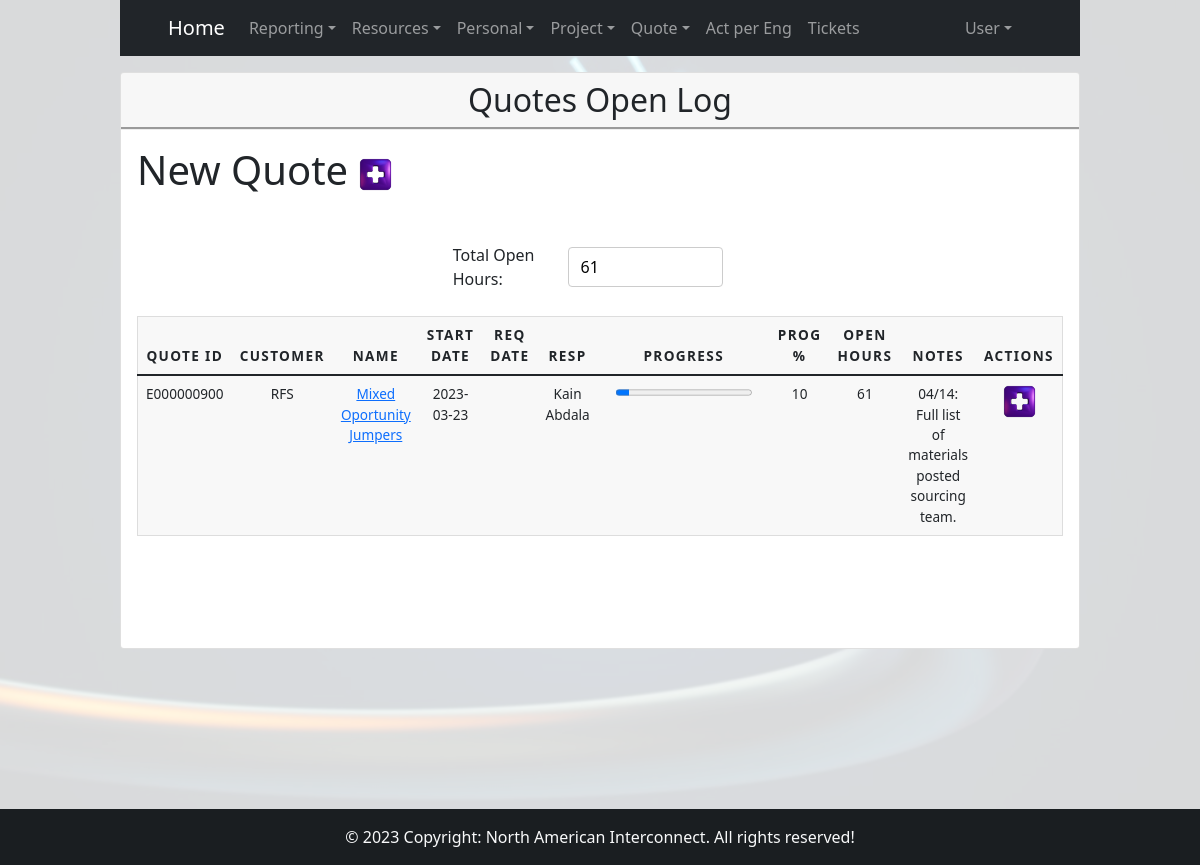
The app's page /cotizacion_log.php (signed in) with its own data.
### tables this page shows
CREATE TABLE `cotizacion` (
  `idCotizacion` int(11) NOT NULL,
  `quoteID` varchar(50) NOT NULL,
  `idCliente` int(11) NOT NULL,
  `nombre` varchar(50) NOT NULL,
  `descripcion` text DEFAULT NULL,
  `customerProject` varchar(50) DEFAULT NULL,
  `idTipoCotizacion` int(11) NOT NULL,
  `ventasPotenciales` varchar(50) DEFAULT NULL,
  `idClienteContacto` int(11) DEFAULT NULL,
  `idResponsable` int(11) NOT NULL,
  `idRepreVentas` int(11) DEFAULT NULL,
  `uniqueFG` int(11) NOT NULL DEFAULT 0,
  `lineItems` int(11) DEFAULT NULL,
  `BOMType` int(11) DEFAULT NULL,
  `overallComplet` decimal(10,3) NOT NULL DEFAULT 0.000,
  `idStatus` int(11) NOT NULL,
  `notas` text DEFAULT NULL,
  `fechaInicio` datetime DEFAULT NULL,
  `fechaLanzamiento` datetime DEFAULT NULL,
  `fechaReqCliente` datetime DEFAULT NULL,
  `consolidatedEAU` varchar(50) DEFAULT NULL,
  `fechaCrea` datetime NOT NULL DEFAULT current_timestamp(),
  `awarded` tinyint(1) DEFAULT 0,
  `dateBDM` datetime DEFAULT NULL,
  `dateAwarded` datetime DEFAULT NULL,
  `consOTC` tinyint(1) DEFAULT NULL,
  `sourcMatStartDate` datetime DEFAULT NULL,
  `sourcMatEndDate` datetime DEFAULT NULL
);

CREATE TABLE `cliente` (
  `idCliente` int(11) NOT NULL,
  `nombreCliente` varchar(50) NOT NULL,
  `fechaCrea` datetime NOT NULL DEFAULT current_timestamp(),
  `comentarios` text DEFAULT NULL
);

CREATE TABLE `empleado` (
  `idEmpleado` int(11) NOT NULL,
  `numEmpleado` varchar(10) NOT NULL,
  `nombre` varchar(50) NOT NULL,
  `fechaCrea` datetime NOT NULL DEFAULT current_timestamp(),
  `correo` varchar(30) NOT NULL,
  `celular` varchar(10) DEFAULT NULL,
  `activo` tinyint(1) NOT NULL,
  `notas` text DEFAULT NULL,
  `idPuesto` int(11) NOT NULL,
  `idDepartamento` int(11) NOT NULL,
  `asignableAct` tinyint(1) DEFAULT NULL,
  `asignableAsResp` tinyint(4) DEFAULT NULL
);

### cotizacion_log.php (the view, shortened to what this page needs)
<?php
  include "inc/conexion.php";
  include "inc/headerBoostrap.php";
  if (isset($_SESSION["usuarioNombre"])) {
  ?>
  <?php
      $stmt = $dbh->prepare("SELECT cotizacion.idCotizacion, cotizacion.quoteID, cotizacion.nombre AS pnombre, date(cotizacion.fechaInicio) AS fechaInicio, cliente.nombreCliente AS cNombre,
                                    date(cotizacion.fechaReqCliente) AS fechaReqCliente,
                                    (SELECT cotizacion_notas.nota FROM cotizacion_notas WHERE cotizacion_notas.idCotizacion = cotizacion.idCotizacion ORDER BY cotizacion_notas.idCotizacionNota DESC LIMIT 1) AS nota, cotizacion.overallComplet, empleado.nombre AS resp,
                                TRUNCATE((IFNULL(tipocotizacion.horas,0) + IFNULL((SELECT tipocotizacion.horas
                                    FROM tipocotizacion
                                    WHERE idTipoCotizacion = cotizacion.BOMType),0)) * (1 - overallComplet),2) AS horasTotales
                            FROM cotizacion
                            LEFT JOIN cotizacion_notas
                            ON cotizacion_notas.idCotizacion = cotizacion.idCotizacion
                            INNER JOIN cliente
                            ON cotizacion.idCliente = cliente.idCliente
                            INNER JOIN tipocotizacion
                            ON cotizacion.idTipoCotizacion = tipocotizacion.idTipoCotizacion
                            INNER JOIN cotizacion_categoria
                            ON tipocotizacion.idCotizacionCategoria = cotizacion_categoria.idCotizacionCategoria
                            INNER JOIN complejidad
                            ON tipocotizacion.idCotizacionVolumen = complejidad.idComplejidad
                            INNER JOIN status
                            ON cotizacion.idStatus = status.idStatus
                            INNER JOIN empleado
                            ON cotizacion.idResponsable = empleado.idEmpleado
                            WHERE cotizacion.idStatus <> 5 AND cotizacion.idStatus <> 7 AND cotizacion.idStatus <> 6
                            GROUP BY cotizacion.idCotizacion, cotizacion.quoteID, cotizacion.nombre, DATE(cotizacion.fechaReqCliente)
                            ORDER BY fechaReqCliente ASC");
        $stmt->execute();
        $stmtOpenHours = $dbh->prepare("SELECT SUM(TRUNCATE((IFNULL(tipocotizacion.horas,0) + IFNULL((SELECT tipocotizacion.horas
                                                FROM tipocotizacion
                                                WHERE idTipoCotizacion = cotizacion.BOMType),0)) * (1 - overallComplet),2)) AS OpenHours
                                        FROM cotizacion
                                        INNER JOIN tipocotizacion
                                        ON cotizacion.idTipoCotizacion = tipocotizacion.idTipoCotizacion
                                        INNER JOIN status
                                        ON cotizacion.idStatus = status.idStatus
                                        WHERE cotizacion.idStatus <> 5 AND cotizacion.idStatus <> 7 AND cotizacion.idStatus <> 6");
          $stmtOpenHours->execute();
          $resultadoOpen = $stmtOpenHours->fetch();
  }
?>
<!DOCTYPE html>
<div class="card mt-3 mb-3">
    <h2 class="card-header text-center ">Quotes Open Log</h2>
    <div class="card-body">
        <div class="row">
            <div class="row">
                <div class="inline-container align-items-center">
                    <h1 style="margin-right: 10px;">New Quote</h1>
                    <a href='cotizacion_alta.php'>
                        <div class='icon-container'>
                            <div class='plus-icon'></div>
                        </div>
                    </a>
                </div>
            </div>
            <div class="row mb-4">
                <div class="flex-container">
                    <div class="inline-container" style="width: 30%;">
                        <label for="openHours" style="width:80%;">Total Open Hours:</label>
                        <input type="text" id="openHours" name="openHours" value="<?php echo round($resultadoOpen->OpenHours,0); ?>" readonly>
                    </div>
                </div>
            </div>
        </div>
        <div class="col-12">
          <table id="quoteOpenTable" class="table">
              <thead>
                  <tr>
                      <th>Quote ID</th>
                      <th>Customer</th>
                      <th>Name</th>
                      <th>Start Date</th>
                      <th>Req Date</th>
                      <th>Resp</th>
                      <th>Progress</th>
                      <th>Prog %</th>
                      <th>Open Hours</th>
                      <th>Notes</th>
                      <th>Actions</th>
                  </tr>
              </thead>
          <?php
              $data = array();
              $currentQuoteID = "";
              while ($resultado = $stmt->fetch()) {
                    $data[] = $resultado;
              }
              foreach ($data as $value) {
                  if ($value->idCotizacion != $currentQuoteID) {
                      echo "<tr id='" . $value->idCotizacion . "'>";
                      echo "<td>" . $value->quoteID . "</td>";
                      echo "<td>" . $value->cNombre . "</td>";
                      echo "<td><a href='/cotizacion_detalle.php?id=".$value->idCotizacion."&back=cotizacion_log' style='a:visited {color:#00FF00}'>" . $value->pnombre . "</a></td>";
                      $currentQuoteID = $value->quoteID;
                      echo "<td>" . $value->fechaInicio . "</td>";
                      echo "<td>" . $value->fechaReqCliente . "</td>";
                      echo "<td>" . $value->resp . "</td>";
                      echo "<td><progress Style='margin-left: 10px; margin-right: 10px;' id='file' value='" . $value->overallComplet * 100 . "' max='100'> $value->overallComplet% </progress></td>";
                      echo "<td><span class='editSpan progressNumberDisplay' id='progressNumberDisplay'>" . $value->overallComplet * 100 . "</span>";
                      echo "<input class='editInput progressNumber' type='number' name='progressNumber' id='progressNumber' value='" . $value->overallComplet * 100 . "' style='display: none;' min='0' max='100'></td>";
                      echo "<td id='openLineHours'>" . round($value->horasTotales,0) . "</td>";
                      echo "<td><span class='editSpan nota'>" . $value->nota . "</span>";
                      echo "<input class='editInput nota' type='text' name='nota' value='" . $value->nota . "' style='display: none;'></td>";
                      echo "<td>
                                <div class='' style='display: flex; justify-content: space-evenly;'>
                                    <a class='editBtn' href='#' onclick='editMode(this)'>
                                        <div class='icon-container'>
                                            <div class='plus-icon'></div>
                                        </div>
                                    </a>
                                    <a class='guardarBtn' href='#' onclick='insertarCotizacionNota(this)' style='display: none;'>
                                        <div class='icon-container'>
                                            <div class='plus-icon-green'></div>
                                        </div>
                                    </a>
                                    <a class='deleteBtn' href='#' onclick='cancel(this)' style='display: none;'>
                                        <div class='icon-container'>
                                            <div class='cross-icon'></div>
                                        </div>
                                    </a>
                                </div>
                            </td>";
                      echo "</tr>";
                  }else {
                  }
              }
          ?>
          </table>

### css/styleBoostrap.css (style rules this page uses)
* { margin: 0; padding: 0; }
html { height: 100%; }
body { background-image: url("/images/fiberBG.jpg"); background-color: rgba(255,255,255,0.85); background-blend-mode: lighten; background-position: center; background-size: cover; display: flex; flex-direction: column; height: 100%; margin: 0; margin-left: 10%; margin-right: 10%; height: auto; padding-bottom: 200px; }
.flex-container { margin-top: 40px; display: flex; flex-wrap: wrap; flex-direction: column; align-items: center; }
.inline-container { width: 100%; align-items: center; display: inline-flex; padding: auto; }
.icon-container { width: auto; display: flex; justify-content: center; }
.icon-container div { height: 35px; width: 35px; }
input[type=text], input[type=email], input[type=password], input[type=number], input[type=date], select { width: 100%; padding: 7px 12px; margin-top: 5px; margin-bottom: 5px; display: inline-block; border: 1px solid #ccc; border-radius: 4px; box-sizing: border-box; }
table { border: 1px solid #ccc; margin: 0; padding: 0; width: 100%; }
table tr { background-color: #f8f8f8; border: 1px solid #ddd; }
table th, table td { font-size: .85em; text-align: center; }
table th { padding: .600em; font-size: .85em; letter-spacing: .1em; text-transform: uppercase; }
.card-header { border-bottom: groove; }
footer { position: fixed; left: 0; bottom: 0; width: 100%; background-color: #efefef; text-align: center; }
.plus-icon { background-image: url('/images/icons/plus-icon.png'); background-size: cover; }

### records on screen
cotizacion: quoteID "E000000900", idCliente.nombreCliente "RFS", nombre "Mixed Oportunity Jumpers", fechaInicio "2023-03-23", idResponsable.nombre "Kain Abdala", $value->overallComplet*100 "10", horasTotales "61", nota "04/14: Full list of materials posted sourcing team."
